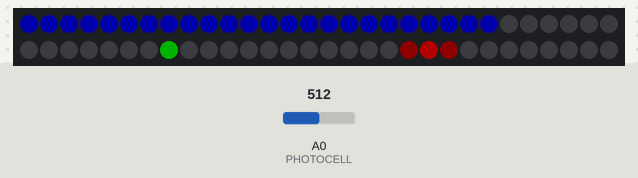
A sketch run on a simulated Arduino Uno, built with avr-gcc and run on an emulated ATmega328P. Shown: 60 RGB LEDs in strip order, left to right, continuing on the next row. The inputs (shaded band) are chosen by the test bench; at power-on: A0 (PHOTOCELL) = 512. Dim RGB values are drawn brighter than linear; the local clock reads 2024-03-15 10:24:30 at power-on unless the sketch sets it.

Above: at 7.1 s.
7.2 s: A0 (PHOTOCELL) set to 0
At 7.9 s:
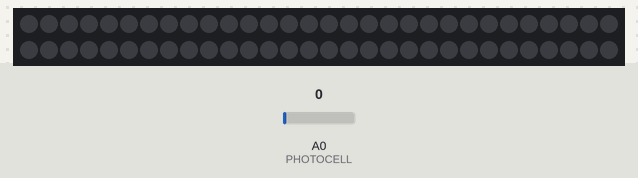
8.7 s: A0 (PHOTOCELL) set to 16
At 9.5 s:
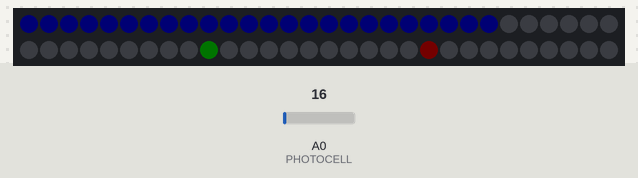

Measured:
- after the input at 7.2 s, the LEDs: change after 0.07 s (image 1)
- after the input at 8.7 s, the LEDs: change after 0.41 s (image 2)

The sketch:

neopixel_clock_millis_rtclib.ino
```cpp
#include <Time.h>
#include <Wire.h>
#include "RTClib.h"

#include <Adafruit_NeoPixel.h>

#define NEO_PIN 7
#define LEDS 60
#define DELAYVAL 250
#define PHOTOCELL 0
#define COMPUTER_MAX_ATTEMPTS 6
#define COMPUTER_TIMEOUT 10

bool computerMode = false;
int computerAttempts = 0;
bool errorMode = false;

Adafruit_NeoPixel pixels = Adafruit_NeoPixel(LEDS, NEO_PIN, NEO_GRB + NEO_KHZ800);
RTC_DS1307 rtc;

uint32_t colorHours = pixels.Color(255, 0, 0);
uint32_t colorHoursLow = pixels.Color(60, 0, 0);
uint32_t colorMinutes = pixels.Color(0, 0, 200);
uint32_t colorMinutesLow = pixels.Color(0, 0, 20);
uint32_t colorSeconds = pixels.Color(0, 255, 0);
uint32_t colorSecondsLow = pixels.Color(0, 20, 0);
uint32_t colorClear = pixels.Color(0, 0, 0);

void setup() {
  // put your setup code here, to run once:

  Serial.begin(57600);
  pixels.begin();
  if(!rtc.begin()) {
    errorMode = true;
  }

  if(!rtc.isrunning()) {
    rtc.adjust(DateTime(F(__DATE__), F(__TIME__)));
  }

  //if(Serial)
  //{
  //  Serial.print('Computer connected');
  //  computerMode = true;
  //}

  clearPixels();
  initialize();
}

void loop() {
  // put your main code here, to run repeatedly
  if(computerMode) {
    //TODO: Add clock update logic here
    return;
  }

  if(rtc.isrunning()) {

    int h = getHours();
    if(h > 11)
      h -= 12;
    h *= 5;

    int m = getMinutes();
    int s = getSeconds();

    //printTimeToSerial();

    if(m == 0 && s == 0)
      clearAnimation();

    //Clear
    setColorManually(colorClear);

    //Fill minutes
    for(int i = 0; i < m; i++)
      setColorManually(i, colorMinutes);

    //Set hours
    if(h > 0)
      setColorManually(h - 1, colorHoursLow);
    else
      setColorManually(pixels.numPixels() - 1, colorHoursLow);

    setColorManually(h, colorHours);
    setColorManually(h + 1, colorHoursLow);

    if(m == h - 1) {
      setColorManually(m, colorMinutes);
    } else {
      if(m == h) {
        setColorManually(m, colorMinutes);
      } else {
        if(m == h + 1) {
          setColorManually(m, colorMinutes);
        }
      }
    }

    //Set seconds
    setColor(s, colorSeconds);
  } else {
    if(errorMode) {
      setColor(colorHours);
      delay(500);
      setColor(colorClear);
      delay(500);
    } else {
      setColor(colorSeconds);
      delay(500);
      setColor(colorClear);
      delay(500);
    }
  }

  adjustBrightness();
  delay(DELAYVAL);
}

/*void serialEvent()
{
  while(Serial.available())
  {
    String s = "";
    char input = (char)Serial.read();
    s += input;

    String t = getHours() + ":" + getMinutes() + ":" + getSeconds();
    if(s == "t")
      Serial.write(t);
  }
}*/

/*void adjustBrightness()
{
  int h = getHours();
  if(h >= 8 && h < 20)
    pixels.setBrightness(255);
  else if((h >= 20 && h < 23) || (h >= 6 && h < 8))
    pixels.setBrightness(192);
  else
    pixels.setBrightness(128);
}*/

void printTimeToSerial() {
  DateTime now = rtc.now();
  Serial.print(now.hour(), DEC);
  Serial.print(':');
  Serial.print(now.minute(), DEC);
  Serial.print(':');
  Serial.print(now.second(), DEC);
  Serial.println();
}

void adjustBrightness() {
  int photocellReading = analogRead(PHOTOCELL);
  int brightness = map(photocellReading, 0, 1023, 0, 120);//200
  pixels.setBrightness(brightness);
  pixels.show();
}

void clearAnimation() {
  setColor(pixels.numPixels() - 1, colorMinutes);

  int h = getHours();
  if(h > 11)
    h -= 12;
  h *= 5;

  for(int i = 0; i < pixels.numPixels(); i++) {
    if(i == h - 1 || i == h + 1) {
      setColor(i, colorHoursLow);
    } else if(i == h) {
      setColor(i, colorHours);
    } else {
      setColor(i, colorClear);
    }
    delay(50);
  }

  uint32_t prevColor = colorClear;
  for(int i = 0; i < getSeconds(); i++) {
    if(i > 0) {
      setColorManually(i - 1, prevColor);
    }

    prevColor = pixels.getPixelColor(i);
    setColor(i, colorSeconds);
    delay(50);
  }
//  initialize();
}

void initialize() {
  adjustBrightness();

  for(int i = 0; i < getMinutes(); i++) {
    setColor(i, colorMinutes);
    delay(50);
  }

  int h = getHours();
  if(h > 11)
    h -= 12;
  h *= 5;

  uint32_t prevColor = colorMinutes;
  for(int i = 0; i <= h + 1; i++) {
    if(i > 0 && i < h) //Set i - 1 back to minute color, until i reaches hours //But this is fucking stupid...set it back to its previous color you dump ass!!
      setColorManually(i - 1, prevColor);

    uint32_t c = colorHours;
    if(i == h - 1 || i == h + 1)
      c = colorHoursLow;

    prevColor = pixels.getPixelColor(i);
    setColor(i, c);
    delay(50);
  }

  prevColor = colorMinutes;
  for(int i = 0; i < getSeconds(); i++) {
    if(i > 0) {
      setColorManually(i - 1, prevColor);
    }

    prevColor = pixels.getPixelColor(i);
    setColor(i, colorSeconds);
    delay(50);
  }
}

int getHours() {
  return rtc.now().hour();
}

int getMinutes() {
  return rtc.now().minute();
}

int getSeconds() {
  return rtc.now().second();
}

void setColor(uint32_t color) {
  for(int i = 0; i < pixels.numPixels(); i++) {
    pixels.setPixelColor(i, color);
  }
  pixels.show();
}

void setColorManually(uint32_t color) {
  for(int i = 0; i < pixels.numPixels(); i++) {
    pixels.setPixelColor(i, color);
  }
}

void setColor(int led, uint32_t color) {
  pixels.setPixelColor(led, color);
  pixels.show();
}

void setColorManually(int led, uint32_t color) {
  pixels.setPixelColor(led, color);
}

void clearPixels() {
  setColor(colorClear);
}
```
